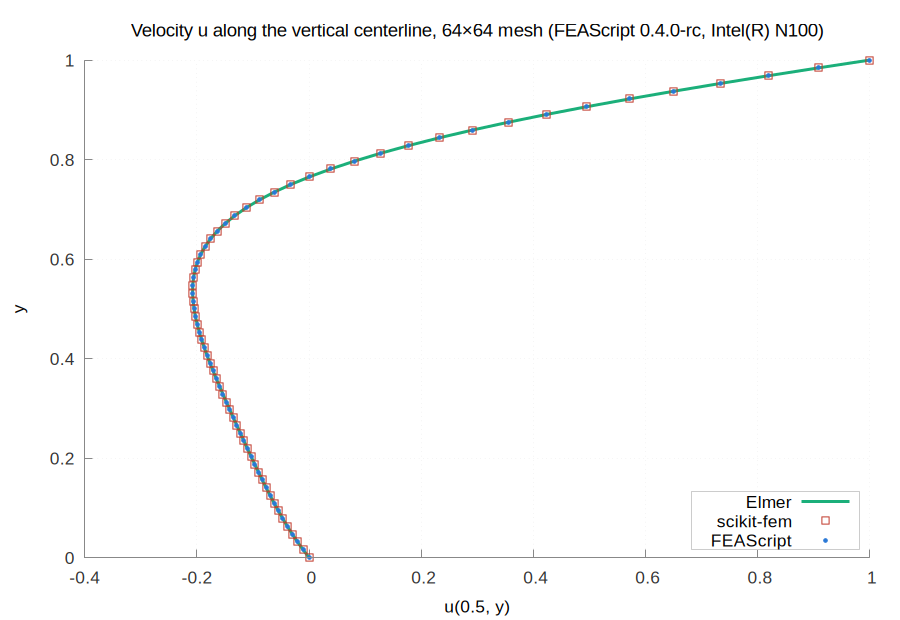

gnuplot code for this plot:
set terminal pngcairo size 900,620 font 'Arial,13'
set border 3 lc rgb '#888888'; set tics nomirror tc rgb '#333333'
set grid lc rgb '#e6e6e6' lw 1; set key top left box lc rgb '#cccccc' opaque
set output 'centerline.png'
set title 'Velocity u along the vertical centerline, 64×64 mesh (FEAScript 0.4.0-rc, Intel(R) N100)' font 'Arial,14'
set xlabel 'u(0.5, y)'; set ylabel 'y'; set yrange [0:1]; set key bottom right
plot '../../../../elmer/results/intel-n100/26.2/centerline_Elmer_UMFPACK_64x64.dat' u 2:1 w l lw 3 lc rgb '#1baf7a' t 'Elmer', \
     '../../../../scikit-fem/results/intel-n100/12.0.2/centerline_scikit_fem_SuperLU_64x64.dat' u 2:1 w p pt 4 ps 1.2 lc rgb '#c0392b' t 'scikit-fem', \
     '../../../../feascript/results/intel-n100/0.4.0-rc/node/18.19.1/centerline_FEAScript_sparse_LU_64x64.dat' u 2:1 w p pt 7 ps 0.6 lc rgb '#2a78d6' t 'FEAScript'
